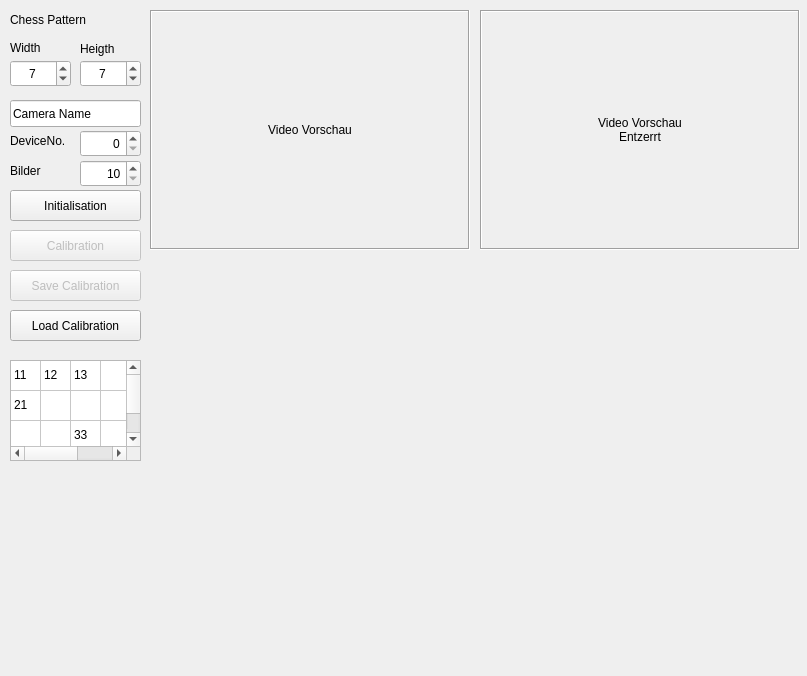
<?xml version="1.0" encoding="UTF-8"?>
<ui version="4.0">
 <class>CameraCalibrationWidget</class>
 <widget class="QWidget" name="CameraCalibrationWidget">
  <property name="geometry">
   <rect>
    <x>0</x>
    <y>0</y>
    <width>807</width>
    <height>676</height>
   </rect>
  </property>
  <property name="minimumSize">
   <size>
    <width>320</width>
    <height>240</height>
   </size>
  </property>
  <property name="windowTitle">
   <string>CameraCalibrationWidget</string>
  </property>
  <widget class="QPushButton" name="pushButtonCalibration">
   <property name="enabled">
    <bool>false</bool>
   </property>
   <property name="geometry">
    <rect>
     <x>10</x>
     <y>230</y>
     <width>131</width>
     <height>31</height>
    </rect>
   </property>
   <property name="text">
    <string>Calibration</string>
   </property>
  </widget>
  <widget class="QPushButton" name="pushButtonSave">
   <property name="enabled">
    <bool>false</bool>
   </property>
   <property name="geometry">
    <rect>
     <x>10</x>
     <y>270</y>
     <width>131</width>
     <height>31</height>
    </rect>
   </property>
   <property name="text">
    <string>Save Calibration</string>
   </property>
  </widget>
  <widget class="QSpinBox" name="spinBoxDevice">
   <property name="geometry">
    <rect>
     <x>80</x>
     <y>130</y>
     <width>61</width>
     <height>27</height>
    </rect>
   </property>
   <property name="alignment">
    <set>Qt::AlignRight|Qt::AlignTrailing|Qt::AlignVCenter</set>
   </property>
   <property name="minimum">
    <number>0</number>
   </property>
   <property name="value">
    <number>0</number>
   </property>
  </widget>
  <widget class="QPushButton" name="pushButtonChangeDevice">
   <property name="geometry">
    <rect>
     <x>10</x>
     <y>190</y>
     <width>131</width>
     <height>31</height>
    </rect>
   </property>
   <property name="text">
    <string>Initialisation</string>
   </property>
  </widget>
  <widget class="QLineEdit" name="lineEditName">
   <property name="geometry">
    <rect>
     <x>10</x>
     <y>100</y>
     <width>131</width>
     <height>27</height>
    </rect>
   </property>
   <property name="text">
    <string>Camera Name</string>
   </property>
  </widget>
  <widget class="QSpinBox" name="spinBoxChessWidth">
   <property name="geometry">
    <rect>
     <x>10</x>
     <y>60</y>
     <width>61</width>
     <height>27</height>
    </rect>
   </property>
   <property name="alignment">
    <set>Qt::AlignCenter</set>
   </property>
   <property name="minimum">
    <number>0</number>
   </property>
   <property name="value">
    <number>7</number>
   </property>
  </widget>
  <widget class="QSpinBox" name="spinBoxChessHeigth">
   <property name="geometry">
    <rect>
     <x>80</x>
     <y>60</y>
     <width>61</width>
     <height>27</height>
    </rect>
   </property>
   <property name="alignment">
    <set>Qt::AlignCenter</set>
   </property>
   <property name="minimum">
    <number>0</number>
   </property>
   <property name="value">
    <number>7</number>
   </property>
  </widget>
  <widget class="QLabel" name="labelWidth">
   <property name="geometry">
    <rect>
     <x>10</x>
     <y>40</y>
     <width>61</width>
     <height>16</height>
    </rect>
   </property>
   <property name="text">
    <string>Width</string>
   </property>
  </widget>
  <widget class="QLabel" name="labelHeigth">
   <property name="geometry">
    <rect>
     <x>80</x>
     <y>40</y>
     <width>67</width>
     <height>17</height>
    </rect>
   </property>
   <property name="text">
    <string>Heigth</string>
   </property>
  </widget>
  <widget class="QLabel" name="labelChessPattern">
   <property name="geometry">
    <rect>
     <x>10</x>
     <y>10</y>
     <width>131</width>
     <height>20</height>
    </rect>
   </property>
   <property name="text">
    <string>Chess Pattern</string>
   </property>
  </widget>
  <widget class="QLabel" name="videoFrame">
   <property name="geometry">
    <rect>
     <x>150</x>
     <y>10</y>
     <width>320</width>
     <height>240</height>
    </rect>
   </property>
   <property name="frameShape">
    <enum>QFrame::Box</enum>
   </property>
   <property name="frameShadow">
    <enum>QFrame::Sunken</enum>
   </property>
   <property name="text">
    <string>Video Vorschau</string>
   </property>
   <property name="alignment">
    <set>Qt::AlignCenter</set>
   </property>
  </widget>
  <widget class="QTableWidget" name="tableWidget">
   <property name="geometry">
    <rect>
     <x>10</x>
     <y>360</y>
     <width>131</width>
     <height>101</height>
    </rect>
   </property>
   <property name="alternatingRowColors">
    <bool>false</bool>
   </property>
   <property name="rowCount">
    <number>3</number>
   </property>
   <property name="columnCount">
    <number>5</number>
   </property>
   <attribute name="horizontalHeaderVisible">
    <bool>false</bool>
   </attribute>
   <attribute name="horizontalHeaderDefaultSectionSize">
    <number>30</number>
   </attribute>
   <attribute name="verticalHeaderVisible">
    <bool>false</bool>
   </attribute>
   <row/>
   <row/>
   <row/>
   <column/>
   <column/>
   <column/>
   <column/>
   <column/>
   <item row="0" column="0">
    <property name="text">
     <string>11</string>
    </property>
   </item>
   <item row="0" column="1">
    <property name="text">
     <string>12</string>
    </property>
   </item>
   <item row="0" column="2">
    <property name="text">
     <string>13</string>
    </property>
   </item>
   <item row="1" column="0">
    <property name="text">
     <string>21</string>
    </property>
   </item>
   <item row="2" column="2">
    <property name="text">
     <string>33</string>
    </property>
   </item>
  </widget>
  <widget class="QLabel" name="videoFrameUndistorted">
   <property name="geometry">
    <rect>
     <x>480</x>
     <y>10</y>
     <width>320</width>
     <height>240</height>
    </rect>
   </property>
   <property name="frameShape">
    <enum>QFrame::Box</enum>
   </property>
   <property name="frameShadow">
    <enum>QFrame::Sunken</enum>
   </property>
   <property name="text">
    <string>Video Vorschau
Entzerrt</string>
   </property>
   <property name="alignment">
    <set>Qt::AlignCenter</set>
   </property>
  </widget>
  <widget class="QPushButton" name="pushButtonLoadCalib">
   <property name="geometry">
    <rect>
     <x>10</x>
     <y>310</y>
     <width>131</width>
     <height>31</height>
    </rect>
   </property>
   <property name="text">
    <string>Load Calibration</string>
   </property>
  </widget>
  <widget class="QLabel" name="labelDeviceNo">
   <property name="geometry">
    <rect>
     <x>10</x>
     <y>130</y>
     <width>71</width>
     <height>21</height>
    </rect>
   </property>
   <property name="text">
    <string>DeviceNo.</string>
   </property>
  </widget>
  <widget class="QSpinBox" name="spinBoxBilderNo">
   <property name="geometry">
    <rect>
     <x>80</x>
     <y>160</y>
     <width>61</width>
     <height>27</height>
    </rect>
   </property>
   <property name="alignment">
    <set>Qt::AlignRight|Qt::AlignTrailing|Qt::AlignVCenter</set>
   </property>
   <property name="minimum">
    <number>10</number>
   </property>
   <property name="maximum">
    <number>20</number>
   </property>
   <property name="value">
    <number>10</number>
   </property>
  </widget>
  <widget class="QLabel" name="labelBilderNo">
   <property name="geometry">
    <rect>
     <x>10</x>
     <y>160</y>
     <width>71</width>
     <height>21</height>
    </rect>
   </property>
   <property name="text">
    <string>Bilder</string>
   </property>
  </widget>
 </widget>
 <layoutdefault spacing="6" margin="11"/>
 <resources/>
 <connections/>
</ui>
